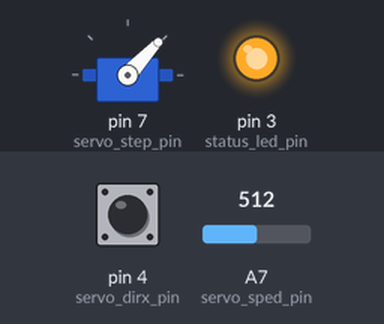
Recording of a sketch running on a simulated Arduino Nano, built with avr-gcc and run on an emulated ATmega328P. On the bench: servo, output pins drawn as LEDs (lit = HIGH). Wiring (inferred from the names in the program): 2 × servo: signal pin 7 / signal pin 8. Dashed ring = blinking. The test bench sets the inputs (shaded band); at power-on: pin 4 (servo_dirx_pin) HIGH, A7 (servo_sped_pin) = 512. Servo pulses on a pin are drawn as a servo (544–2400 µs = 0–180°); pins used as bus, display or sensor lines are not drawn; what the sketch prints to the serial monitor is not drawn.

Above: at 3.8 s.
3.9 s: pin 4 (servo_dirx_pin) pulled LOW for 0.15 s
At 4.3 s:
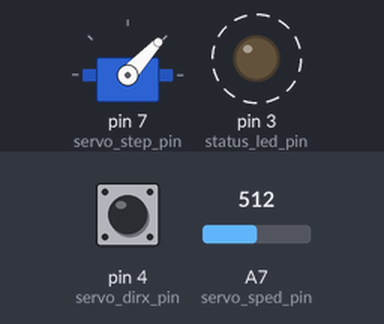
6.9 s: A7 (servo_sped_pin) set to 991
At 8.1 s:
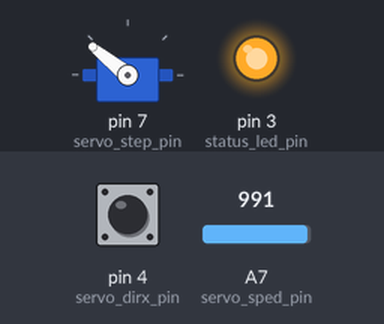
8.4 s: A7 (servo_sped_pin) set to 1010
At 9.3 s:
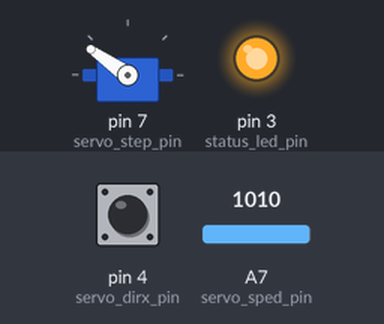
10.2 s: pin 4 (servo_dirx_pin) pulled LOW for 1 s
At 10.5 s:
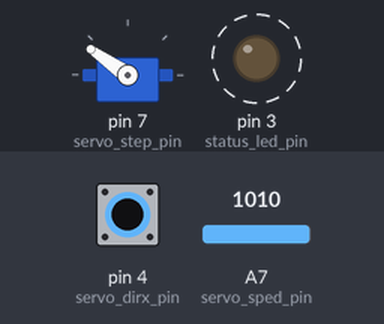
13.2 s: A7 (servo_sped_pin) set to 900
At 14.2 s:
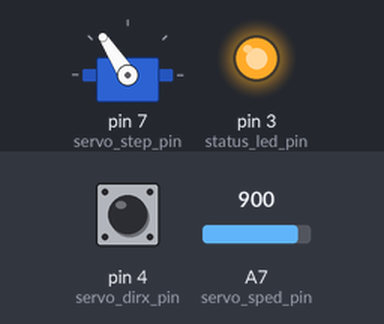
14.7 s: pin 4 (servo_dirx_pin) pulled LOW for 0.15 s
At 15.1 s:
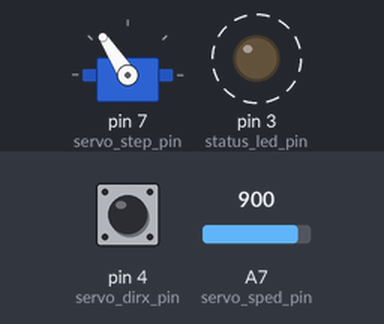
Timing chart, 0 to 17.7 s (numbered marks = the images above; inputs shaded):
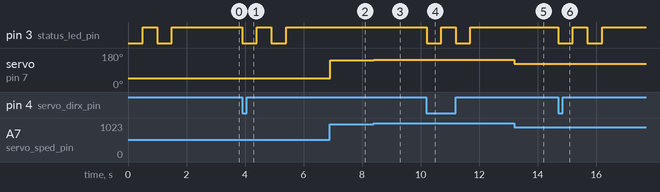

The sketch:

Orbit_Ctrlr.ino
```cpp
/*
 * created by Princton Brennan : February 28, 2020
 *
 * Currently this test code works to verify the Nema 17 control via
 * the A4988 Stepper Motor Driver.
 *
 * NOTE: The RESET NOT & the SLEEP NOT pin cannot be left floating, so they
 *       have been jumped together to avoid control issues.
 *
 * This code has developed to work for the Arduino Nano 5V 328p
 * programmer : /dev/cu.wchusbserial-14140
 *
 */

 const byte status_led_pin = 3;
 const byte servo_step_pin = 7;
 const byte servo_ditx_pin = 8;
 const byte servo_dirx_pin = 4;
 const byte servo_sped_pin = A7;
 short speed = 0;
 bool direction_trigger = false;
 bool direction_last;

void setup() {
  Serial.begin (9600);
  pinMode(status_led_pin, OUTPUT);
  pinMode(servo_step_pin, OUTPUT);
  pinMode(servo_ditx_pin, OUTPUT);
  pinMode(servo_dirx_pin, INPUT_PULLUP);
  digitalWrite(status_led_pin,HIGH);
}

void loop() {
  speed = analogRead(servo_sped_pin);
  Serial.print(speed);
  Serial.print("\t");
  if(digitalRead(servo_ditx_pin) != digitalRead(servo_dirx_pin)){
    //direction_last = HIGH;
    led_status_blink(1);
    digitalWrite(servo_ditx_pin,digitalRead(servo_dirx_pin));
    delay(1000);
  }
  digitalWrite(status_led_pin,HIGH);
  runMotor(speed*2);
}

void runMotor(short delay_time){
  digitalWrite(servo_step_pin,HIGH);
  delayMicroseconds(delay_time);
  digitalWrite(servo_step_pin,LOW);
  delayMicroseconds(delay_time);
}

void led_status_blink(byte status){
  switch (status){
    case 1:
      digitalWrite(status_led_pin,LOW);
      delay(500);
      digitalWrite(status_led_pin,HIGH);
      delay(500);
      digitalWrite(status_led_pin,LOW);
      delay(500);
      digitalWrite(status_led_pin,HIGH);
      delay(500);
      break;
    default:
      Serial.println("status trigger");
  }
}
```

Measured:
- after the input at 3.9 s, pin 3 (status_led_pin): alternates HIGH for 0.50 s and LOW for 0.50 s, 4 changes in all, then stays HIGH, starting at once
- after the input at 6.9 s, servo on pin 7 (servo_step_pin): 47° → 141° at once
- after the input at 8.4 s, servo on pin 7 (servo_step_pin): 141° → 145° at once
- after the input at 10.2 s, pin 3 (status_led_pin): alternates HIGH for 0.50 s and LOW for 0.50 s, 4 changes in all, then stays HIGH, starting at once
- after the input at 13.2 s, servo on pin 7 (servo_step_pin): 145° → 123° at once
- after the input at 14.7 s, pin 3 (status_led_pin): alternates HIGH for 0.50 s and LOW for 0.50 s, 4 changes in all, then stays HIGH, starting at once
